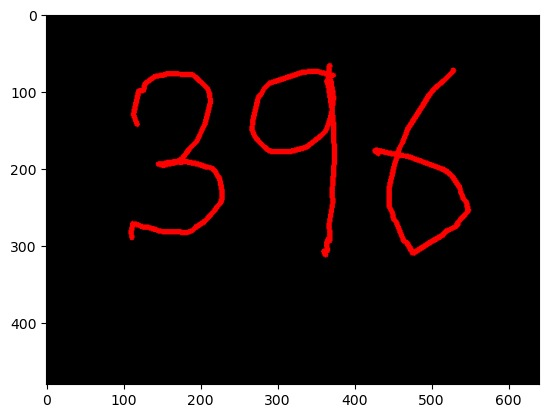
#> input picture images/img3.jpg, 549 x 418 px
$ jupyter execute --allow-errors segmentation2.ipynb
#> lines starting #> are read from the running program, lines starting #| are printed output that depends on the picture; after the words box and inside, x2 and y2 are one past the last pixel; in counts of white or black regions, pixels touching at a corner belong together
[cell 1]
import numpy as np
import cv2
import matplotlib.pyplot as plt

# Load the image, convert it to grayscale, and blur it to remove noise
image = cv2.imread('images/img3.jpg')
#> image is the input picture: shape (418, 549, 3); mean B, G, R 51.1, 51, 58.2
# show the image on plt
plt.imshow(cv2.cvtColor(image,cv2.COLOR_BGR2RGB))
plt.axis('off')
plt.show()
gray = cv2.cvtColor(image, cv2.COLOR_BGR2GRAY)
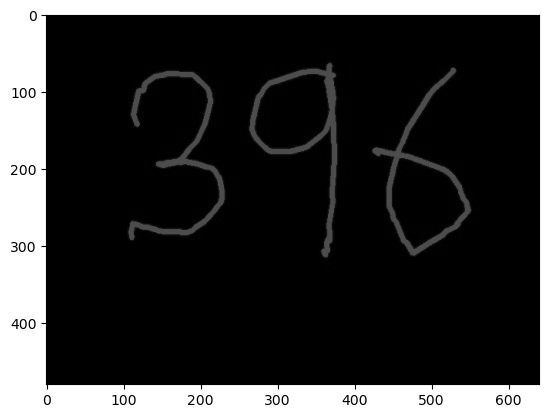
#> gray: shape (418, 549); min 0, max 255, mean 53.2

gray = cv2.GaussianBlur(gray, (7, 7), 0)
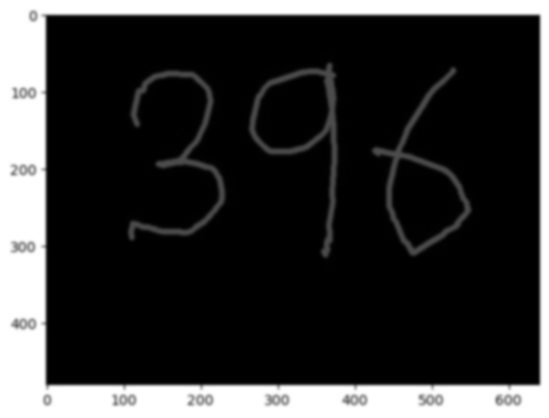
#> gray: shape (418, 549); min 0, max 255, mean 53.2

# Threshold the image
ret, thresh = cv2.threshold(gray, 1, 255, cv2.THRESH_BINARY_INV)
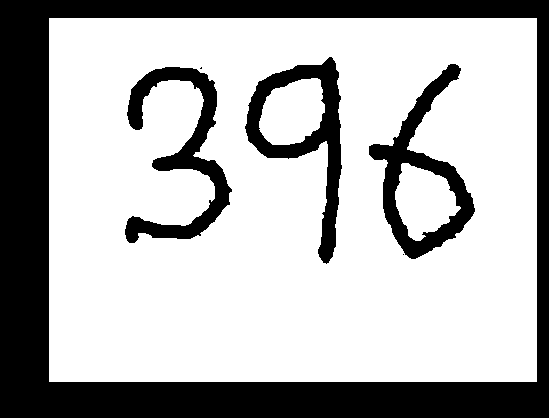
#> thresh: shape (418, 549); 70.1% white; 6 black regions (2 under 20 px), largest, box (x1, y1, x2, y2) and area: (0, 0, 549, 418) 51850, (125, 67, 232, 243) 5664, (369, 64, 475, 259) 5613, (245, 57, 342, 264) 5580

# Dilate the white portions
dilate = cv2.dilate(thresh, None, iterations=2)
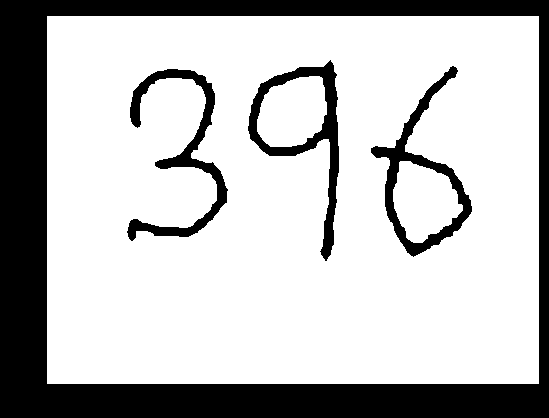
#> dilate: shape (418, 549); 74.2% white; 4 black regions
# show the image on plt
plt.imshow(dilate, cmap='gray')

plt.show()


# Find contours in the image
contours, _ = cv2.findContours(dilate.copy(), cv2.RETR_CCOMP, cv2.CHAIN_APPROX_SIMPLE)
#> contours = 6 contours; box (x1, y1, x2, y2) and area: (47, 16, 539, 384) 180197, (247, 59, 340, 262) 7856, (370, 65, 473, 258) 7714, (126, 68, 229, 242) 3958, (257, 76, 327, 147) 3800, (393, 161, 463, 243) 3792

orig = image.copy()
i = 0

for cnt in contours:
    # Check the area of contour; if it is very small, ignore it
    if cv2.contourArea(cnt) < 3900 or cv2.contourArea(cnt) > 0.8 * image.shape[0] * image.shape[1]:
        continue

    # Filtered contours are detected
    x, y, w, h = cv2.boundingRect(cnt)

    # Taking ROI of the contour
    roi = image[y-10:y+h+10, x-10:x+w+10]

    # Mark them on the image if you want
    cv2.rectangle(orig, (x, y), (x+w, y+h), (0, 255, 0), 2)

    # Save your contours or characters to segmented_images folder
    cv2.imwrite('segmented_images/' + str(i) + '.png', roi)
    i += 1
#> this loop made 6 passes
#> (x, y, w, h) on passes 4 to 6: (126, 68, 103, 174), (370, 65, 103, 193), (247, 59, 93, 203)
#> (cnt, x, y, w, h) on pass 3: ([[47, 16], [47, 383], [538, 383], [538, 16]], 47, 16, 492, 368)
#> pass 3, `roi = image[y-10:y+h+10, x-10:x+w+10]`:
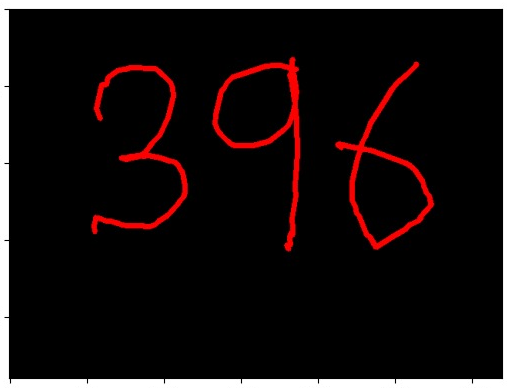
#> roi: shape (388, 512, 3); mean B, G, R 20.6, 20.5, 28.9
#> after the loop:
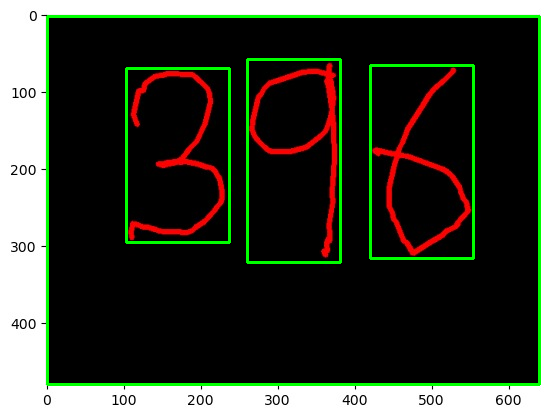
#> orig: shape (418, 549, 3); 4.51% of pixels changed, all inside (x1, y1, x2, y2) = (46, 15, 541, 386)
#> after the loop, i = 4

# Convert the BGR image to RGB before displaying
orig_rgb = cv2.cvtColor(orig, cv2.COLOR_BGR2RGB)
num_contours = i
#> num_contours = 4
print("Number of contours detected: " + str(num_contours))
#| Number of contours detected: 4
#> `img = cv2.imread(folder_path + str(imag) + '.png', cv2.IMREAD_GRAYSCALE)`:
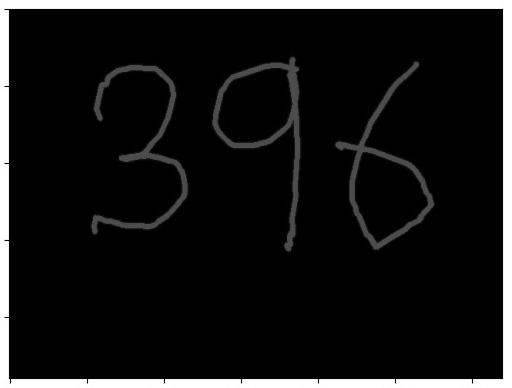
#> img: shape (388, 512); min 0, max 255, mean 23

# Display the image with the detected contours using pyplot
plt.axis('off')
plt.imshow(orig_rgb)
plt.show()

[cell 2]
# load model import tensorflow
from tensorflow.keras.models import load_model
#> (the rest of this cell did not finish here and is left out)

[cell 3]
def preprocess_image(img):

    #display the image
    # plt.imshow(img.squeeze(), cmap='gray')
    # plt.show()

    #add padiing to all the sides
    img = np.pad(img, ((40,40), (69,69)), 'constant', constant_values=(0,0))
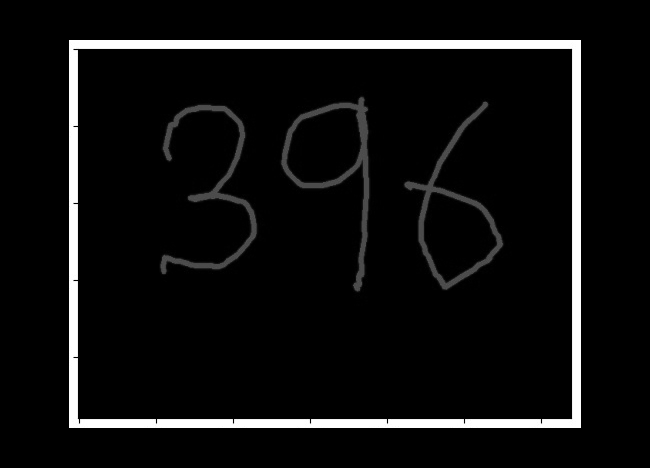
#> img: shape (468, 650); min 0, max 255, mean 15
    img = cv2.resize(img, (28, 28))
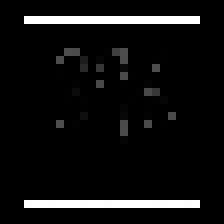
#> img: shape (28, 28) (shown 8 times larger); min 0, max 255, mean 16.1
    # img = cv2.cvtColor(img, cv2.COLOR_BGR2GRAY)

    img = cv2.GaussianBlur(img, (3,3), 0)
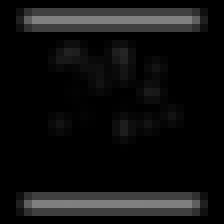
#> img: shape (28, 28) (shown 8 times larger); min 0, max 128, mean 16.1
    # img = cv2.GaussianBlur(img, (3,3), 0)

    img = img.reshape(1, 28, 28, 1)
    # plt.imshow(img.squeeze(), cmap='gray')
    # plt.show()
    return img

[cell 4]
# load images and make predictions

folder_path = 'segmented_images/'
#> (the rest of this cell did not finish here and is left out)

$ run again, with images/img1.jpg copied over images/img3.jpg
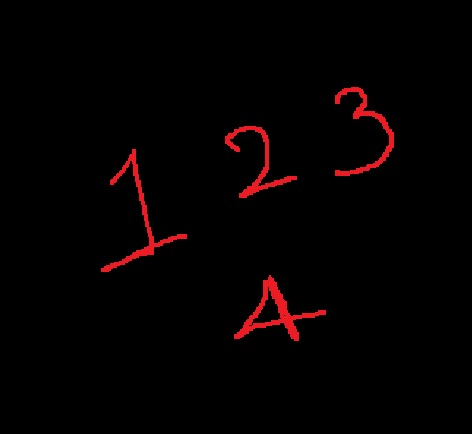
#> input picture images/img1.jpg, 472 x 434 px
#> image is the input picture: shape (434, 472, 3); mean B, G, R 1, 0.8, 5.1
#> `ret, thresh = cv2.threshold(gray, 1, 255, cv2.THRESH_BINARY_INV)`:
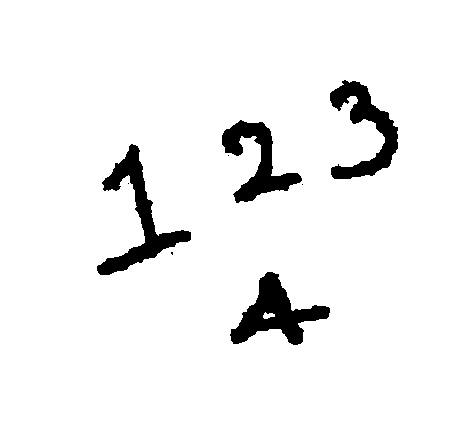
#> thresh: shape (434, 472); 94.5% white; 8 black regions (4 under 20 px), largest, box (x1, y1, x2, y2) and area: (97, 144, 191, 275) 3099, (230, 272, 330, 345) 3036, (330, 80, 398, 179) 2649, (222, 120, 302, 203) 2475
#> `dilate = cv2.dilate(thresh, None, iterations=2)`:
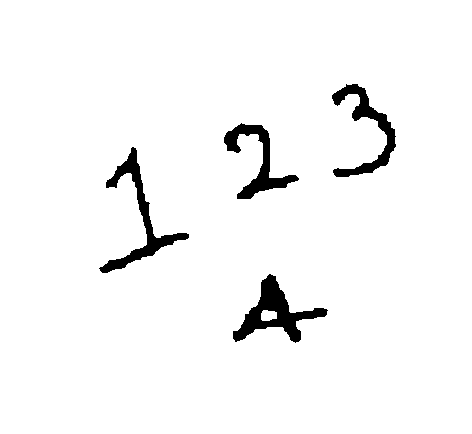
#> dilate: shape (434, 472); 96.4% white; 4 black regions
#> contours = 6 contours; box (x1, y1, x2, y2) and area: (0, 0, 472, 434) 203943, (232, 273, 329, 344) 2448, (98, 146, 190, 274) 2136, (331, 83, 397, 178) 1814, (223, 122, 300, 200) 1750, (261, 310, 277, 321) 126
#> the loop `for cnt in contours:` made 6 passes
#> cnt on pass 2: [[0, 0], [0, 433], [471, 433], [471, 0]]
#> after the loop `for cnt in contours:`: i = 0
#| Number of contours detected: 0
